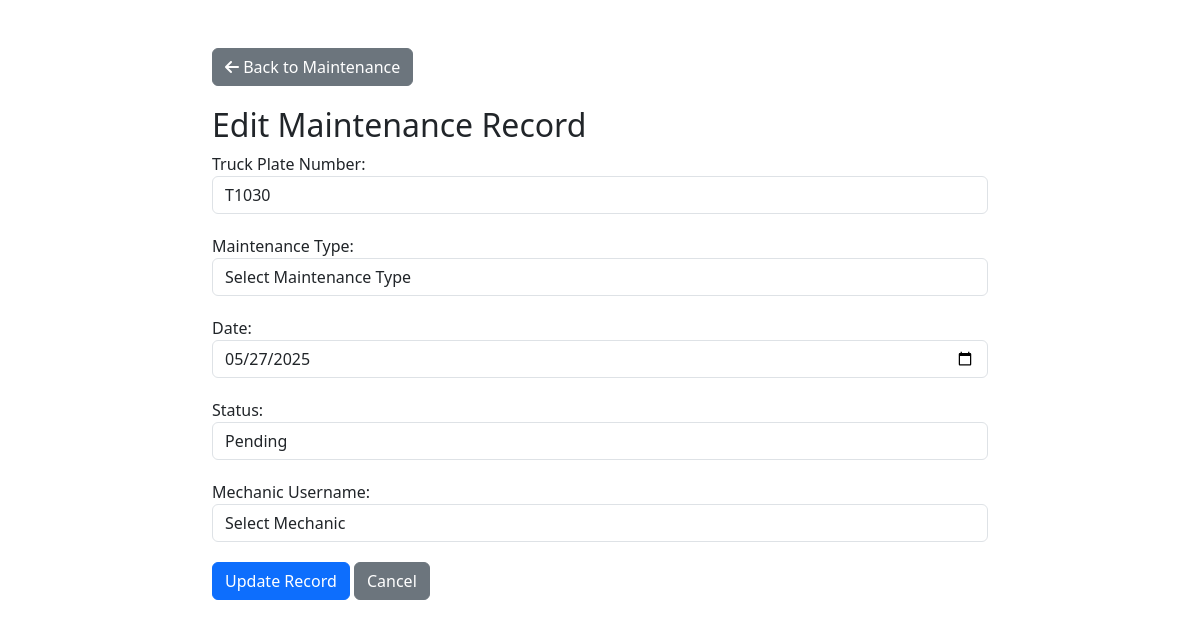
The page /edit_maintenance.php?id=11 on the database its author committed.
### tables this page shows
CREATE TABLE `vehicles` (
  `truck_plate_number` varchar(255) NOT NULL,
  `truck_make` varchar(255) NOT NULL,
  `truck_model` varchar(255) NOT NULL,
  `horsepower` int(11) DEFAULT NULL,
  `trailer_make` varchar(255) DEFAULT NULL,
  `trailer_type` enum('flatbed','refrigerated','lowboy','tanker','dump','car haulers','extendable') DEFAULT NULL,
  `trailer_plate_number` varchar(255) DEFAULT NULL,
  `truck_mileage` int(11) NOT NULL,
  `next_service_mileage` int(11) NOT NULL,
  `truck_status` enum('active','on route','in maintenance') NOT NULL DEFAULT 'active',
  `driver_id` int(11) DEFAULT NULL
);

CREATE TABLE `maintenance` (
  `maintenance_id` int(11) NOT NULL,
  `truck_plate_number` varchar(50) NOT NULL,
  `maintenance_type` varchar(100) NOT NULL,
  `date` date NOT NULL,
  `cost` decimal(10,2) DEFAULT 0.00,
  `status` varchar(50) NOT NULL,
  `mechanic_username` varchar(100) NOT NULL,
  `created_at` timestamp NOT NULL DEFAULT current_timestamp()
);

### edit_maintenance.php (the view, shortened to what this page needs)
<?php
$conn = new mysqli("localhost", "root", "", "fleet_management");
function get_input_data($data) {
    $data = trim($data);
    $data = stripslashes($data);
    $data = htmlspecialchars($data);
    return $data;
}
if (isset($_GET['id']) && !empty($_GET['id'])) {
    $maintenance_id = get_input_data($_GET['id']);
    $sql = "SELECT m.maintenance_id, v.truck_plate_number, m.maintenance_type, m.date, m.status, u.username AS mechanic_username
            FROM maintenance m
            JOIN vehicles v ON m.truck_plate_number = v.truck_plate_number
            LEFT JOIN users u ON m.mechanic_username = u.username
            WHERE m.maintenance_id = ?";
    $stmt = $conn->prepare($sql);
    $stmt->bind_param("i", $maintenance_id);
    $stmt->execute();
    $result = $stmt->get_result();
    $maintenance = $result->fetch_assoc();
    $truck_query = "SELECT truck_plate_number FROM vehicles";
    $truck_result = mysqli_query($conn, $truck_query);
    $truck_plate_numbers = array();
    if ($truck_result && mysqli_num_rows($truck_result) > 0) {
        while ($row = mysqli_fetch_assoc($truck_result)) {
            $truck_plate_numbers[] = $row['truck_plate_number'];
        }
    } else {
        $truck_plate_number_err = "No trucks available.  Please add a truck first.";
        $form_err = true;
    }
    $mechanic_query = "SELECT username FROM users WHERE role = 'mechanic'";
    $mechanic_result = mysqli_query($conn, $mechanic_query);
    $mechanic_usernames = array();
    if ($mechanic_result && mysqli_num_rows($mechanic_result) > 0) {
        while ($row = mysqli_fetch_assoc($mechanic_result)) {
            $mechanic_usernames[] = $row['username'];
        }
    } else {
        $mechanic_username_err = "No mechanics found.  Please add a mechanic user first.";
        $form_err = true;
    }
} else {
    echo "Maintenance ID is required.";
    exit;
}
$form_err = false;
?>
<!DOCTYPE html>
<html lang="en">
<head>
    <link href="https://cdn.jsdelivr.net/npm/bootstrap@5.3.0/dist/css/bootstrap.min.css" rel="stylesheet">
    <link href="https://cdnjs.cloudflare.com/ajax/libs/font-awesome/6.0.0/css/all.min.css" rel="stylesheet">
</head>
<body>
    <div class="container mt-5">
         <a href="maintenance.php" class="btn btn-secondary back-button">
            <i class="fas fa-arrow-left"></i> Back to Maintenance
        </a>
        <h2>Edit Maintenance Record</h2>
        <form action="<?php echo htmlspecialchars($_SERVER["PHP_SELF"] . "?id=" . $maintenance_id); ?>" method="POST">
            <div class="form-group">
                <label for="truck_plate_number">Truck Plate Number:</label>
                <select class="form-control" id="truck_plate_number" name="truck_plate_number">
                    <?php foreach ($truck_plate_numbers as $number): ?>
                        <option value="<?php echo $number; ?>" <?php if ($maintenance['truck_plate_number'] == $number) echo "selected"; ?>><?php echo $number; ?></option>
                    <?php endforeach; ?>
                </select>
            </div>
            <div class="form-group">
                <label for="maintenance_type">Maintenance Type:</label>
                <select class="form-control" id="maintenance_type" name="maintenance_type">
                    <option value="">Select Maintenance Type</option>
                </select>
            </div>
            <div class="form-group">
                <label for="date">Date:</label>
                <input type="date" class="form-control" id="date" name="date" value="<?php echo htmlspecialchars($maintenance['date']); ?>">
            </div>
            <div class="form-group">
                <label for="status">Status:</label>
                <select class="form-control" id="status" name="status">
                    <option value="Pending" <?php if ($maintenance['status'] == "Pending") echo "selected"; ?>>Pending</option>
                </select>
            </div>
            <div class="form-group">
                <label for="mechanic_username">Mechanic Username:</label>
                 <select class="form-control" id="mechanic_username" name="mechanic_username">
                    <?php if (empty($mechanic_usernames)): ?>
                        <option value="" disabled>No mechanics available</option>
                    <?php else: ?>
                         <option value="">Select Mechanic</option>
                    <?php endif; ?>
                </select>
            </div>
            <button type="submit" class="btn btn-primary" <?php if ($form_err) echo "disabled"; ?>>Update Record</button>
            <a href="maintenance.php" class="btn btn-secondary">Cancel</a>
        </form>
    </div>
</body>
</html>

### edit_maintenance.php (style rules this page uses)
.container { max-width: 800px; margin: auto; }
.form-group { margin-bottom: 20px; }
.back-button { margin-bottom: 20px; }

### rows shown on the page
vehicles: truck_plate_number "T1030"
maintenance: date "05/27/2025", status "Pending"
